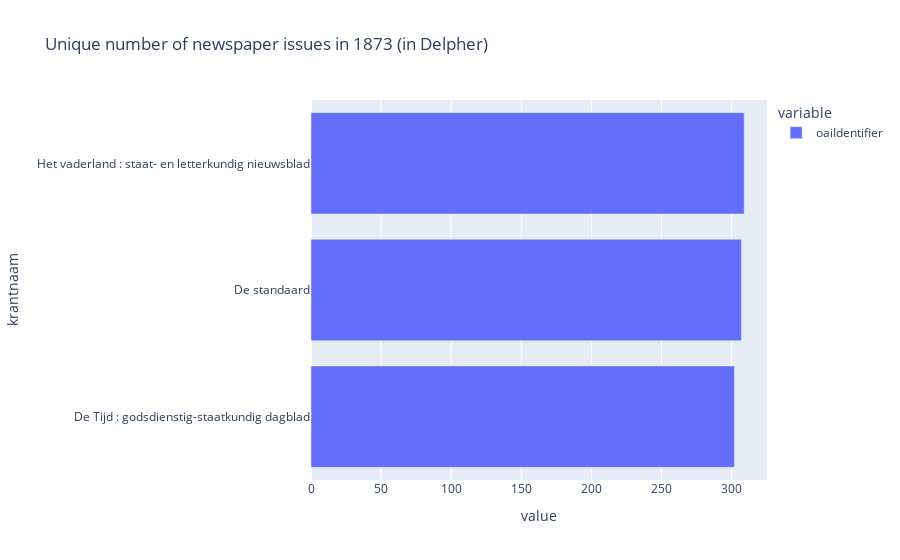

Write notebook code for a chart like this one.
### Code cell
fig = px.bar(unique_newspapers,
             orientation='h',
             title='Unique number of newspaper issues in 1873 (in Delpher)')
fig.show()

### Figure 1 — Plotly figure (JSON) as saved in the notebook; plotly's stock layout.template omitted (floating-point values rounded to 4 significant figures)
{"data": [{"alignmentgroup": "True", "hovertemplate": "variable=oaiIdentifier<br>value=%{x}<br>krantnaam=%{y}<extra></extra>", "legendgroup": "oaiIdentifier", "marker": {"color": "#636efa", "pattern": {"shape": ""}}, "name": "oaiIdentifier", "offsetgroup": "oaiIdentifier", "orientation": "h", "showlegend": true, "textposition": "auto", "type": "bar", "x": [302, 307, 309], "xaxis": "x", "y": ["De Tĳd : godsdienstig-staatkundig dagblad", "De standaard", "Het vaderland : staat- en letterkundig nieuwsblad"], "yaxis": "y"}], "layout": {"barmode": "relative", "legend": {"title": {"text": "variable"}, "tracegroupgap": 0}, "title": {"text": "Unique number of newspaper issues in 1873 (in Delpher)"}, "xaxis": {"anchor": "y", "domain": [0, 1], "title": {"text": "value"}}, "yaxis": {"anchor": "x", "domain": [0, 1], "title": {"text": "krantnaam"}}}}
